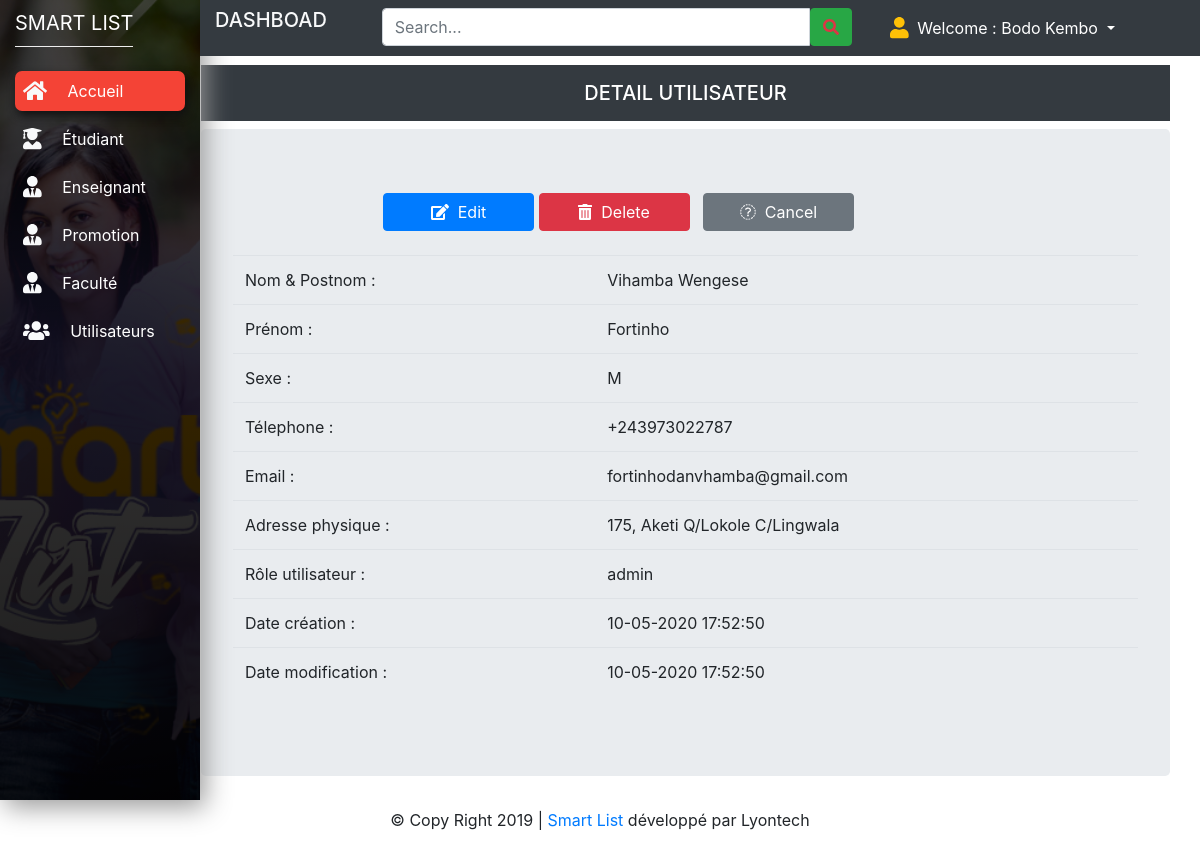
Screenshot of /pages/admin/dashboard.php?p=detailuser&id=1 (signed in) with the database file from the repository.
### tables this page shows
CREATE TABLE `t_users` (
  `iduser` int(11) NOT NULL,
  `name` varchar(100) DEFAULT NULL,
  `prenom` varchar(30) DEFAULT NULL,
  `sexe` varchar(2) DEFAULT NULL,
  `tel` varchar(13) DEFAULT NULL,
  `adress` varchar(100) DEFAULT NULL,
  `email` varchar(255) DEFAULT NULL,
  `role` varchar(50) DEFAULT NULL,
  `password` varchar(255) DEFAULT NULL,
  `date_at` varchar(20) DEFAULT NULL,
  `date_update` varchar(20) DEFAULT NULL
);

### pages/admin/detailuser.php (the view, shortened to what this page needs)
<?php
require_once('../../app/cnx.php');
$id=isset($_GET['id'])?$_GET['id']:0;
$query = "SELECT * FROM t_users WHERE iduser='$id'";
$resultats=$bdd->query($query);
$data = $resultats->fetch();
$name =$data['name'];
$prenom =$data['prenom'];
$sexe =$data['sexe'];
$tel =$data['tel'];
$adress =$data['adress'];
$email =$data['email'];
$role =$data['role'];
$date =$data['date_at'];
$date_up =$data['date_update'];
?>
<div style="margin-left:15%;width:5000px">
  <h5 class="p-3 mb-2 bg-dark text-white text-center">DETAIL UTILISATEUR </h5>
  <div class="jumbotron" id="div-id-name">
    <div>
      <div style="margin-left:150px;">
        <a class="btn btn btn-primary" style="width:20%" href="dashboard.php?p=edituser&id=<?php echo $id?>"><i class="fa fa-edit"></i> &nbsp;Edit</a>
        <a onclick="return confirm('Etes-vous sûr de vouloir supprimer <?php echo $name?> ?')"style="width:20%" class="btn btn btn-danger"
          href="../../app/deleteuser.php?id=<?php echo $id;?>"><i class="fa fa-trash"></i> &nbsp;Delete</a> &nbsp;
          <a style="width:20%" class="btn btn btn-secondary"
          href="dashboard.php?p=users"><i class="fa fa-cancel"></i> &nbsp;Cancel</a>
      </div>
        <table class="table" border='0'>
          <tr>
              <td>Nom & Postnom :</td>
              <td></td>
              <td><?= $name; ?> <td>
          </tr>
          <tr>
              <td>Prénom :</td>
              <td></td>
              <td><?= $prenom; ?> <td>
          </tr>
          <tr>
              <td>Sexe :</td>
              <td></td>
              <td><?= $sexe; ?> <td>
          </tr>
          <tr>
              <td>Télephone :</td>
              <td></td>
              <td><?= $tel; ?> <td>
          </tr>
          <tr>
              <td>Email :</td>
              <td></td>
              <td><?= $email; ?> <td>
          </tr>
          <tr>
              <td>Adresse physique :</td>
              <td></td>
              <td><?= $adress; ?> <td>
          </tr>
          <tr>
              <td>Rôle utilisateur :</td>
              <td></td>
              <td><?= $role; ?> <td>
          </tr>
          <tr>
              <td>Date création :</td>
              <td></td>
              <td><?= $date; ?> <td>
          </tr>
          <tr>
              <td>Date modification :</td>
              <td></td>
              <td><?= $date_up; ?> <td>
          </tr>
        </table>
    </div>
</div>
</div>

### css/design.css (style rules this page uses)
* { margin: 0px; padding: 0px; }
body { font-family: 'Montserrat', sans-serif; }

### rows the page displays
t_users: name "Vihamba Wengese", prenom "Fortinho", sexe "M", tel "+243973022787", email "fortinhodanvhamba@gmail.com", adress "175, Aketi Q/Lokole C/Lingwala", role "admin", date_at "10-05-2020 17:52:50", date_update "10-05-2020 17:52:50"

### other values shown
$user "Bodo Kembo"
